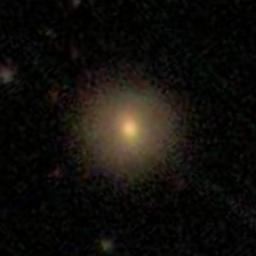
#> input picture dev_galaxy_dataset/test_class_0_89.jpg, 256 x 256 px
$ python -i augment_data.py   (imports and definitions only)
#> lines starting #> are read from the running program, lines starting #| are printed output that depends on the picture
#!/usr/bin/env python3

import random
from PIL import Image
import numpy as np
import glob, os
import cv2
import argparse
import time
from IPython import embed


# | Class    |  Train |  Val   | Test   |
# |----------|:------:|:------:|:------:|
# | class 0  |  6733  |  858   |  845   |
# | class 1  |  6449  |  817   |  803   |
# | class 2  |   464  |   62   |   53   |
# | class 3  |  3141  |  364   |  398   |
# | class 4  |  6247  |  778   |  781   |
#--------------------------------------|
# | TOTAL    | 23034  | 2879   | 2880   |


IMG_SIZE    = 150
DATASET_DIR = ""


# [15 lines left out: function get_arguments, not called in this run]


class DataAugmentation:

    def load_img(self,img_path):
#> called with img_path = 'dev_galaxy_dataset/test_class_0_89.jpg'
        return cv2.imread(img_path)
#> returned value is the input picture: shape (256, 256, 3); mean B, G, R 11.3, 14.9, 17.3

    def rotate(self, image, angle=20, scale=1.0):
        '''
        Rotate the image
        :param image: image to be processed
        :param angle: Rotation angle in degrees. Positive values mean counter-clockwise rotation (the coordinate origin is assumed to be the top-left corner).
        :param scale: Isotropic scale factor.
        '''
#> called with angle = 70, scale = 1.15
        w = image.shape[1]
#> w = 256
        h = image.shape[0]
#> h = 256
        #rotate matrix
        M = cv2.getRotationMatrix2D((w/2,h/2), angle, scale)
        #rotate
        image = cv2.warpAffine(image,M,(w,h))
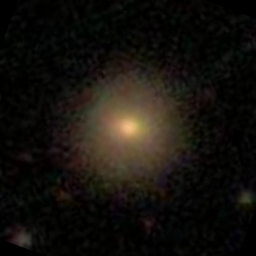
#> image: shape (256, 256, 3) float64; mean of channels 0, 1, 2 0.0529, 0.0707, 0.0831; drawn as B, G, R
        return image

    # [14 lines left out: function flip, not called in this run]


    def image_augment(self, path):
        '''
        Create the new image with imge augmentation
        :param path: the path to store the new image
        '''
        p = np.random.uniform(0, 1)
        img = self.load_img(path)
        img = img/255

        if p < 0.51:
            img = self.rotate(img, 130, 0.80)
            #crop
            img = img[50:206,50:206,:]
            img = cv2.resize(img, (256,256), interpolation = cv2.INTER_AREA)
            # resize
        else:
            img = self.rotate(img,70, 1.15)
        return img


# [40 lines left out: functions add_augmented_data, main, not called in this run]


# [3 lines not run here, left out]

>>> result = DataAugmentation().image_augment('dev_galaxy_dataset/test_class_0_89.jpg')

$ run again, on dev_galaxy_dataset/train_class_0_208.jpg
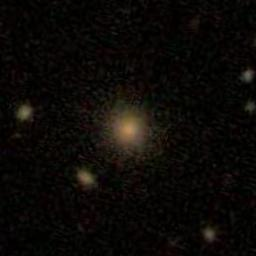
#> input picture dev_galaxy_dataset/train_class_0_208.jpg, 256 x 256 px
#> in load_img, returned value is the input picture: shape (256, 256, 3); mean B, G, R 6.6, 9.5, 11.9
#> in rotate, `image = cv2.warpAffine(image,M,(w,h))`:
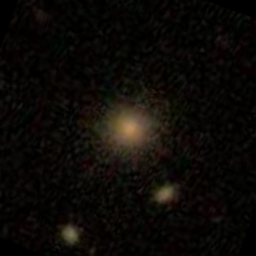
#> image: shape (256, 256, 3) float64; mean of channels 0, 1, 2 0.0281, 0.0405, 0.0508; drawn as B, G, R

$ run again, on dev_galaxy_dataset/train_class_0_25.jpg
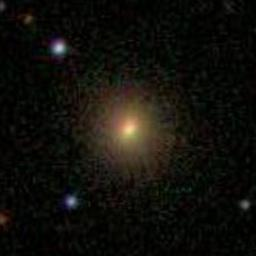
#> input picture dev_galaxy_dataset/train_class_0_25.jpg, 256 x 256 px
#> in load_img, returned value is the input picture: shape (256, 256, 3); mean B, G, R 10.9, 15.6, 16.8
#> in rotate, `image = cv2.warpAffine(image,M,(w,h))`:
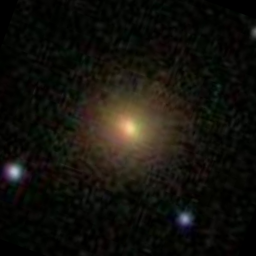
#> image: shape (256, 256, 3) float64; mean of channels 0, 1, 2 0.0499, 0.0715, 0.0777; drawn as B, G, R

$ run again, on dev_galaxy_dataset/train_class_0_29.jpg
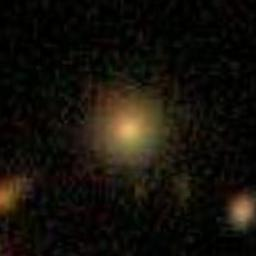
#> input picture dev_galaxy_dataset/train_class_0_29.jpg, 256 x 256 px
#> in load_img, returned value is the input picture: shape (256, 256, 3); mean B, G, R 10.4, 17, 20.7
#> in rotate, `image = cv2.warpAffine(image,M,(w,h))`:
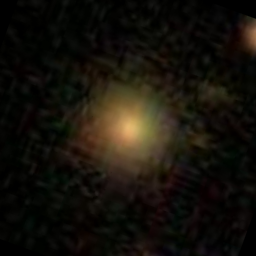
#> image: shape (256, 256, 3) float64; mean of channels 0, 1, 2 0.0439, 0.0716, 0.0863; drawn as B, G, R
